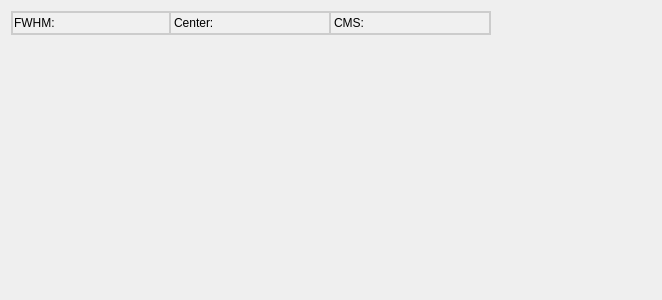
<?xml version="1.0" encoding="UTF-8"?>
<ui version="4.0">
 <class>trend_holder</class>
 <widget class="QWidget" name="trend_holder">
  <property name="geometry">
   <rect>
    <x>0</x>
    <y>0</y>
    <width>662</width>
    <height>300</height>
   </rect>
  </property>
  <property name="windowTitle">
   <string>Form</string>
  </property>
  <layout class="QGridLayout" name="gridLayout">
   <item row="0" column="0">
    <widget class="QStackedWidget" name="stack">
     <property name="currentIndex">
      <number>1</number>
     </property>
     <widget class="QWidget" name="page_loading">
      <layout class="QGridLayout" name="gridLayout_2">
       <item row="0" column="0">
        <widget class="QLabel" name="label">
         <property name="styleSheet">
          <string notr="true">QLabel {font-size: 20px; color: #a0a0a0;}</string>
         </property>
         <property name="text">
          <string>Loading..</string>
         </property>
         <property name="alignment">
          <set>Qt::AlignCenter</set>
         </property>
        </widget>
       </item>
      </layout>
     </widget>
     <widget class="QWidget" name="page_plots">
      <layout class="QGridLayout" name="gridLayout_3" rowstretch="0,50">
       <property name="margin">
        <number>0</number>
       </property>
       <property name="spacing">
        <number>0</number>
       </property>
       <item row="0" column="0">
        <widget class="QWidget" name="stats" native="true">
         <layout class="QGridLayout" name="gridLayout_10">
          <property name="leftMargin">
           <number>0</number>
          </property>
          <property name="topMargin">
           <number>0</number>
          </property>
          <property name="rightMargin">
           <number>0</number>
          </property>
          <property name="bottomMargin">
           <number>10</number>
          </property>
          <property name="spacing">
           <number>0</number>
          </property>
          <item row="0" column="0">
           <widget class="QWidget" name="wdgt1" native="true">
            <property name="styleSheet">
             <string notr="true">QWidget#wdgt1 {border: 2px solid #ccc; background-color: #f0f0f0;}
QLineEdit {border:0px; background-color: #f0f0f0;}</string>
            </property>
            <layout class="QGridLayout" name="gridLayout_5">
             <property name="leftMargin">
              <number>3</number>
             </property>
             <property name="topMargin">
              <number>4</number>
             </property>
             <property name="rightMargin">
              <number>3</number>
             </property>
             <property name="bottomMargin">
              <number>4</number>
             </property>
             <property name="spacing">
              <number>0</number>
             </property>
             <item row="0" column="0">
              <widget class="QLabel" name="label_2">
               <property name="text">
                <string>FWHM:</string>
               </property>
              </widget>
             </item>
             <item row="0" column="1">
              <widget class="QLineEdit" name="stat_fwhm">
               <property name="minimumSize">
                <size>
                 <width>100</width>
                 <height>0</height>
                </size>
               </property>
               <property name="maximumSize">
                <size>
                 <width>100</width>
                 <height>16777215</height>
                </size>
               </property>
               <property name="styleSheet">
                <string notr="true"/>
               </property>
               <property name="readOnly">
                <bool>true</bool>
               </property>
              </widget>
             </item>
            </layout>
           </widget>
          </item>
          <item row="0" column="1">
           <widget class="QWidget" name="wdgt2" native="true">
            <property name="styleSheet">
             <string notr="true">QWidget#wdgt2 {border-bottom: 2px solid #ccc; background-color: #f0f0f0; border-top: 2px solid #ccc; border-right: 2px solid #ccc;}
QLineEdit {border:0px; background-color: #f0f0f0;}</string>
            </property>
            <layout class="QGridLayout" name="gridLayout_6">
             <property name="leftMargin">
              <number>3</number>
             </property>
             <property name="topMargin">
              <number>4</number>
             </property>
             <property name="rightMargin">
              <number>3</number>
             </property>
             <property name="bottomMargin">
              <number>4</number>
             </property>
             <property name="spacing">
              <number>0</number>
             </property>
             <item row="0" column="1">
              <widget class="QLineEdit" name="stat_center">
               <property name="minimumSize">
                <size>
                 <width>100</width>
                 <height>0</height>
                </size>
               </property>
               <property name="maximumSize">
                <size>
                 <width>100</width>
                 <height>16777215</height>
                </size>
               </property>
               <property name="styleSheet">
                <string notr="true"/>
               </property>
               <property name="readOnly">
                <bool>true</bool>
               </property>
              </widget>
             </item>
             <item row="0" column="0">
              <widget class="QLabel" name="label_3">
               <property name="text">
                <string>Center:</string>
               </property>
              </widget>
             </item>
            </layout>
           </widget>
          </item>
          <item row="0" column="2">
           <widget class="QWidget" name="wdgt3" native="true">
            <property name="styleSheet">
             <string notr="true">QWidget#wdgt3 {border-bottom: 2px solid #ccc; background-color: #f0f0f0; border-top: 2px solid #ccc; border-right: 2px solid #ccc;}
QLineEdit {border:0px; background-color: #f0f0f0;}</string>
            </property>
            <layout class="QGridLayout" name="gridLayout_9">
             <property name="leftMargin">
              <number>3</number>
             </property>
             <property name="topMargin">
              <number>4</number>
             </property>
             <property name="rightMargin">
              <number>3</number>
             </property>
             <property name="bottomMargin">
              <number>4</number>
             </property>
             <property name="spacing">
              <number>0</number>
             </property>
             <item row="0" column="1">
              <widget class="QLineEdit" name="stat_cms">
               <property name="minimumSize">
                <size>
                 <width>100</width>
                 <height>0</height>
                </size>
               </property>
               <property name="maximumSize">
                <size>
                 <width>100</width>
                 <height>16777215</height>
                </size>
               </property>
               <property name="styleSheet">
                <string notr="true"/>
               </property>
               <property name="readOnly">
                <bool>true</bool>
               </property>
              </widget>
             </item>
             <item row="0" column="0">
              <widget class="QLabel" name="label_6">
               <property name="text">
                <string>CMS:</string>
               </property>
              </widget>
             </item>
            </layout>
           </widget>
          </item>
          <item row="0" column="3">
           <spacer name="horizontalSpacer">
            <property name="orientation">
             <enum>Qt::Horizontal</enum>
            </property>
            <property name="sizeHint" stdset="0">
             <size>
              <width>158</width>
              <height>20</height>
             </size>
            </property>
           </spacer>
          </item>
         </layout>
        </widget>
       </item>
       <item row="1" column="0">
        <widget class="QWidget" name="plots" native="true">
         <layout class="QGridLayout" name="gridLayout_4"/>
        </widget>
       </item>
      </layout>
     </widget>
    </widget>
   </item>
  </layout>
 </widget>
 <resources/>
 <connections/>
</ui>
